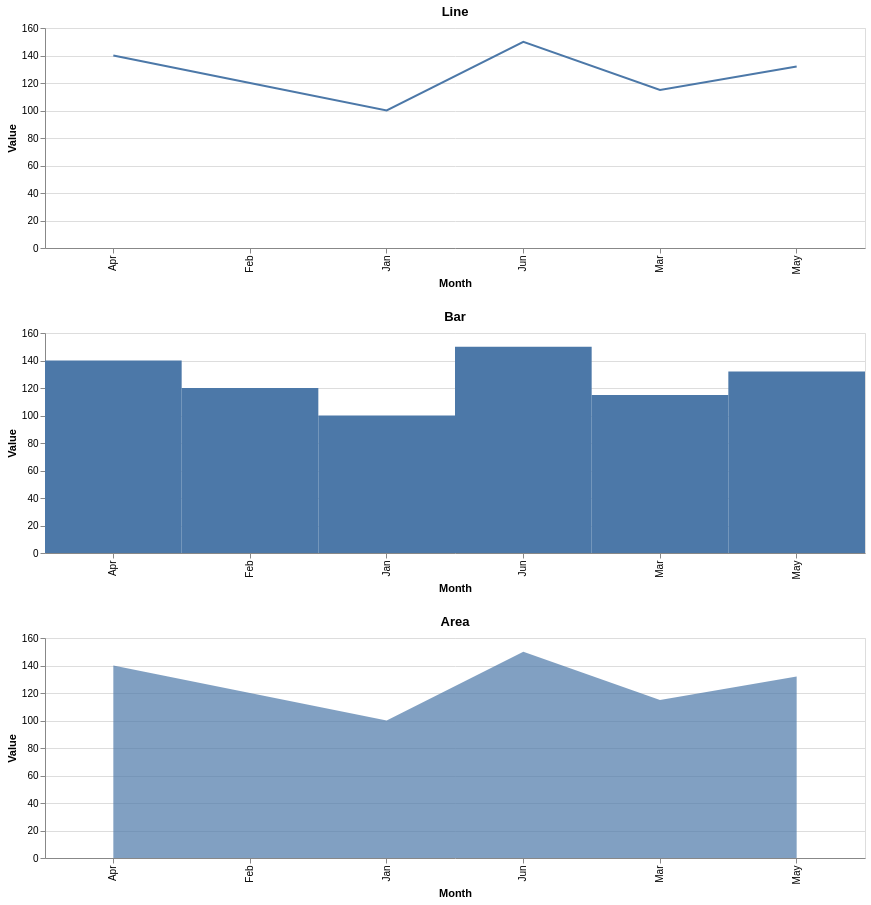

Vega-Lite specification stored for this chart:
### Vega-Lite specification from a JSON file in a GitHub repository (floating-point values rounded to 4 significant figures)
{"$schema": "https://vega.github.io/schema/vega-lite/v5.json", "description": "Monthly trend with 3 chart types", "data": {"values": [{"month": "Jan", "value": 100}, {"month": "Feb", "value": 120}, {"month": "Mar", "value": 115}, {"month": "Apr", "value": 140}, {"month": "May", "value": 132}, {"month": "Jun", "value": 150}]}, "vconcat": [{"title": "Line", "width": 820, "height": 220, "mark": "line", "encoding": {"x": {"field": "month", "type": "ordinal", "title": "Month"}, "y": {"field": "value", "type": "quantitative", "title": "Value"}, "tooltip": [{"field": "month", "type": "ordinal"}, {"field": "value", "type": "quantitative"}]}}, {"title": "Bar", "width": 820, "height": 220, "mark": "bar", "encoding": {"x": {"field": "month", "type": "ordinal", "title": "Month"}, "y": {"field": "value", "type": "quantitative", "title": "Value"}, "tooltip": [{"field": "month", "type": "ordinal"}, {"field": "value", "type": "quantitative"}]}}, {"title": "Area", "width": 820, "height": 220, "mark": {"type": "area", "opacity": 0.7}, "encoding": {"x": {"field": "month", "type": "ordinal", "title": "Month"}, "y": {"field": "value", "type": "quantitative", "title": "Value"}, "tooltip": [{"field": "month", "type": "ordinal"}, {"field": "value", "type": "quantitative"}]}}], "spacing": 20, "resolve": {"scale": {"x": "shared", "y": "shared"}}}
